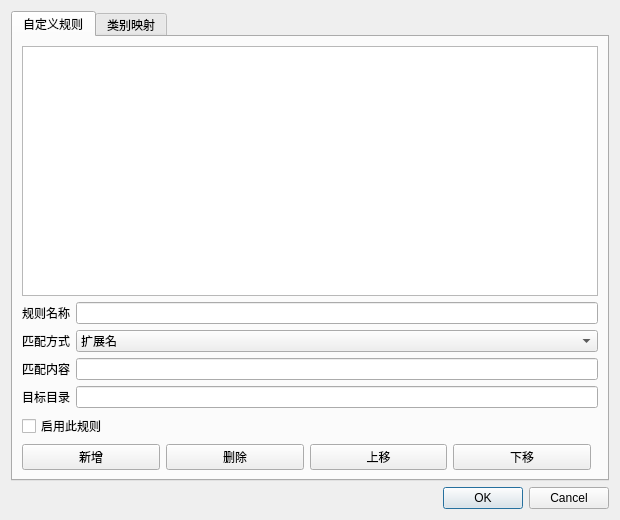
<?xml version="1.0" encoding="UTF-8"?>
<ui version="4.0">
 <class>RulesDialog</class>
 <widget class="QDialog" name="RulesDialog">
  <property name="geometry">
   <rect>
    <x>0</x>
    <y>0</y>
    <width>620</width>
    <height>520</height>
   </rect>
  </property>
  <property name="windowTitle">
   <string>整理规则</string>
  </property>
  <layout class="QVBoxLayout" name="verticalLayout">
   <item>
    <widget class="QTabWidget" name="tabWidget">
     <widget class="QWidget" name="rulesTab">
      <attribute name="title">
       <string>自定义规则</string>
      </attribute>
      <layout class="QVBoxLayout" name="rulesTabLayout">
       <item>
        <widget class="QListWidget" name="rulesList"/>
       </item>
       <item>
        <layout class="QFormLayout" name="formLayout">
         <item row="0" column="0">
          <widget class="QLabel" name="nameLabel">
           <property name="text">
            <string>规则名称</string>
           </property>
          </widget>
         </item>
         <item row="0" column="1">
          <widget class="QLineEdit" name="nameEdit"/>
         </item>
         <item row="1" column="0">
          <widget class="QLabel" name="typeLabel">
           <property name="text">
            <string>匹配方式</string>
           </property>
          </widget>
         </item>
         <item row="1" column="1">
          <widget class="QComboBox" name="typeCombo">
           <item>
            <property name="text">
             <string>扩展名</string>
            </property>
           </item>
           <item>
            <property name="text">
             <string>文件名通配</string>
            </property>
           </item>
           <item>
            <property name="text">
             <string>修改日期（N 天前）</string>
            </property>
           </item>
          </widget>
         </item>
         <item row="2" column="0">
          <widget class="QLabel" name="patternLabel">
           <property name="text">
            <string>匹配内容</string>
           </property>
          </widget>
         </item>
         <item row="2" column="1">
          <widget class="QLineEdit" name="patternEdit"/>
         </item>
         <item row="3" column="0">
          <widget class="QLabel" name="targetLabel">
           <property name="text">
            <string>目标目录</string>
           </property>
          </widget>
         </item>
         <item row="3" column="1">
          <widget class="QLineEdit" name="targetDirEdit"/>
         </item>
         <item row="4" column="0" colspan="2">
          <widget class="QCheckBox" name="enabledCheck">
           <property name="text">
            <string>启用此规则</string>
           </property>
          </widget>
         </item>
        </layout>
       </item>
       <item>
        <layout class="QHBoxLayout" name="buttonsLayout">
         <item>
          <widget class="QPushButton" name="addButton">
           <property name="text">
            <string>新增</string>
           </property>
          </widget>
         </item>
         <item>
          <widget class="QPushButton" name="deleteButton">
           <property name="text">
            <string>删除</string>
           </property>
          </widget>
         </item>
         <item>
          <widget class="QPushButton" name="moveUpButton">
           <property name="text">
            <string>上移</string>
           </property>
          </widget>
         </item>
         <item>
          <widget class="QPushButton" name="moveDownButton">
           <property name="text">
            <string>下移</string>
           </property>
          </widget>
         </item>
         <item>
          <spacer name="buttonsSpacer">
           <property name="orientation">
            <enum>Qt::Horizontal</enum>
           </property>
          </spacer>
         </item>
        </layout>
       </item>
      </layout>
     </widget>
     <widget class="QWidget" name="categoriesTab">
      <attribute name="title">
       <string>类别映射</string>
      </attribute>
      <layout class="QVBoxLayout" name="categoriesTabLayout">
       <item>
        <widget class="QTableWidget" name="categoryTable"/>
       </item>
       <item>
        <widget class="QLabel" name="categoriesHint">
         <property name="text">
          <string>按内置类别归档时使用的目标目录名（相对桌面），留空则使用默认值。</string>
         </property>
         <property name="wordWrap">
          <bool>true</bool>
         </property>
        </widget>
       </item>
      </layout>
     </widget>
    </widget>
   </item>
   <item>
    <widget class="QDialogButtonBox" name="buttonBox">
     <property name="orientation">
      <enum>Qt::Horizontal</enum>
     </property>
     <property name="standardButtons">
      <set>QDialogButtonBox::Cancel|QDialogButtonBox::Ok</set>
     </property>
    </widget>
   </item>
  </layout>
 </widget>
 <resources/>
 <connections>
  <connection>
   <sender>buttonBox</sender>
   <signal>accepted()</signal>
   <receiver>RulesDialog</receiver>
   <slot>accept()</slot>
  </connection>
  <connection>
   <sender>buttonBox</sender>
   <signal>rejected()</signal>
   <receiver>RulesDialog</receiver>
   <slot>reject()</slot>
  </connection>
 </connections>
</ui>
